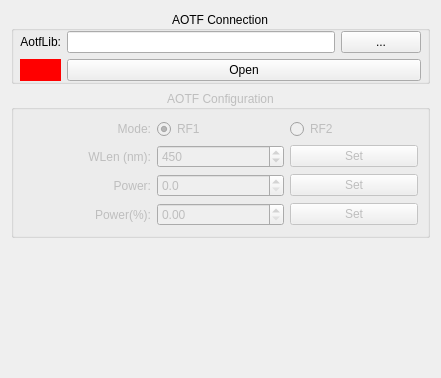
<?xml version="1.0" encoding="UTF-8"?>
<ui version="4.0">
 <class>AOTF_Config_Window</class>
 <widget class="QWidget" name="AOTF_Config_Window">
  <property name="geometry">
   <rect>
    <x>0</x>
    <y>0</y>
    <width>441</width>
    <height>378</height>
   </rect>
  </property>
  <property name="windowTitle">
   <string>AOTF Configuration</string>
  </property>
  <layout class="QVBoxLayout" name="verticalLayout_3">
   <item>
    <widget class="QGroupBox" name="groupBox_Conn">
     <property name="title">
      <string>AOTF Connection</string>
     </property>
     <property name="alignment">
      <set>Qt::AlignCenter</set>
     </property>
     <layout class="QVBoxLayout" name="verticalLayout_10">
      <property name="leftMargin">
       <number>0</number>
      </property>
      <property name="topMargin">
       <number>0</number>
      </property>
      <property name="rightMargin">
       <number>0</number>
      </property>
      <property name="bottomMargin">
       <number>0</number>
      </property>
      <item>
       <layout class="QGridLayout" name="gridLayout_3" columnstretch="0,1,0">
        <property name="leftMargin">
         <number>6</number>
        </property>
        <property name="rightMargin">
         <number>6</number>
        </property>
        <item row="0" column="1">
         <widget class="QLineEdit" name="lineEdit_LibPath"/>
        </item>
        <item row="1" column="0">
         <widget class="QLabel" name="label_Conn_Status">
          <property name="minimumSize">
           <size>
            <width>0</width>
            <height>0</height>
           </size>
          </property>
          <property name="maximumSize">
           <size>
            <width>16777215</width>
            <height>16777215</height>
           </size>
          </property>
          <property name="styleSheet">
           <string notr="true">background : red</string>
          </property>
          <property name="text">
           <string/>
          </property>
          <property name="alignment">
           <set>Qt::AlignCenter</set>
          </property>
         </widget>
        </item>
        <item row="0" column="0">
         <widget class="QLabel" name="label_37">
          <property name="text">
           <string>AotfLib:</string>
          </property>
          <property name="alignment">
           <set>Qt::AlignRight|Qt::AlignTrailing|Qt::AlignVCenter</set>
          </property>
         </widget>
        </item>
        <item row="0" column="2">
         <widget class="QPushButton" name="pushButton_LibLoc">
          <property name="text">
           <string>...</string>
          </property>
         </widget>
        </item>
        <item row="1" column="1" colspan="2">
         <widget class="QPushButton" name="pushButton_Conn">
          <property name="toolTip">
           <string>Load the DLL library (Windows Only)</string>
          </property>
          <property name="text">
           <string>Open</string>
          </property>
          <property name="checkable">
           <bool>true</bool>
          </property>
         </widget>
        </item>
       </layout>
      </item>
     </layout>
    </widget>
   </item>
   <item>
    <widget class="QGroupBox" name="groupBox_Config">
     <property name="enabled">
      <bool>false</bool>
     </property>
     <property name="title">
      <string>AOTF Configuration</string>
     </property>
     <property name="alignment">
      <set>Qt::AlignCenter</set>
     </property>
     <layout class="QVBoxLayout" name="verticalLayout">
      <item>
       <layout class="QGridLayout" name="gridLayout">
        <item row="0" column="0">
         <widget class="QLabel" name="label_12">
          <property name="text">
           <string>Mode:</string>
          </property>
          <property name="alignment">
           <set>Qt::AlignRight|Qt::AlignTrailing|Qt::AlignVCenter</set>
          </property>
         </widget>
        </item>
        <item row="0" column="1">
         <widget class="QRadioButton" name="radioButton_RF1">
          <property name="text">
           <string>RF1</string>
          </property>
          <property name="checked">
           <bool>true</bool>
          </property>
         </widget>
        </item>
        <item row="0" column="2">
         <widget class="QRadioButton" name="radioButton_RF2">
          <property name="text">
           <string>RF2</string>
          </property>
         </widget>
        </item>
        <item row="1" column="0">
         <widget class="QLabel" name="label_11">
          <property name="text">
           <string>WLen (nm):</string>
          </property>
          <property name="alignment">
           <set>Qt::AlignRight|Qt::AlignTrailing|Qt::AlignVCenter</set>
          </property>
         </widget>
        </item>
        <item row="1" column="1">
         <widget class="QSpinBox" name="spinBox_WaveLength">
          <property name="keyboardTracking">
           <bool>false</bool>
          </property>
          <property name="minimum">
           <number>400</number>
          </property>
          <property name="maximum">
           <number>2200</number>
          </property>
          <property name="singleStep">
           <number>100</number>
          </property>
          <property name="value">
           <number>450</number>
          </property>
         </widget>
        </item>
        <item row="1" column="2">
         <widget class="QPushButton" name="pushButton_SetWaveLength">
          <property name="text">
           <string>Set</string>
          </property>
         </widget>
        </item>
        <item row="2" column="0">
         <widget class="QLabel" name="label_13">
          <property name="text">
           <string>Power:</string>
          </property>
          <property name="alignment">
           <set>Qt::AlignRight|Qt::AlignTrailing|Qt::AlignVCenter</set>
          </property>
         </widget>
        </item>
        <item row="2" column="2">
         <widget class="QPushButton" name="pushButton_SetPower">
          <property name="text">
           <string>Set</string>
          </property>
         </widget>
        </item>
        <item row="3" column="0">
         <widget class="QLabel" name="label_14">
          <property name="text">
           <string>Power(%):</string>
          </property>
          <property name="alignment">
           <set>Qt::AlignRight|Qt::AlignTrailing|Qt::AlignVCenter</set>
          </property>
         </widget>
        </item>
        <item row="3" column="1">
         <widget class="QDoubleSpinBox" name="doubleSpinBox_PowerPerc">
          <property name="alignment">
           <set>Qt::AlignLeading|Qt::AlignLeft|Qt::AlignVCenter</set>
          </property>
          <property name="keyboardTracking">
           <bool>true</bool>
          </property>
          <property name="maximum">
           <double>100.000000000000000</double>
          </property>
         </widget>
        </item>
        <item row="3" column="2">
         <widget class="QPushButton" name="pushButton_SetPowerPerc">
          <property name="text">
           <string>Set</string>
          </property>
         </widget>
        </item>
        <item row="2" column="1">
         <widget class="QDoubleSpinBox" name="doubleSpinBox_Power">
          <property name="decimals">
           <number>1</number>
          </property>
          <property name="maximum">
           <double>16383.000000000000000</double>
          </property>
          <property name="singleStep">
           <double>100.000000000000000</double>
          </property>
         </widget>
        </item>
       </layout>
      </item>
     </layout>
    </widget>
   </item>
   <item>
    <spacer name="verticalSpacer">
     <property name="orientation">
      <enum>Qt::Vertical</enum>
     </property>
     <property name="sizeHint" stdset="0">
      <size>
       <width>20</width>
       <height>2</height>
      </size>
     </property>
    </spacer>
   </item>
  </layout>
 </widget>
 <tabstops>
  <tabstop>lineEdit_LibPath</tabstop>
  <tabstop>pushButton_LibLoc</tabstop>
  <tabstop>pushButton_Conn</tabstop>
  <tabstop>spinBox_WaveLength</tabstop>
  <tabstop>pushButton_SetWaveLength</tabstop>
  <tabstop>pushButton_SetPower</tabstop>
  <tabstop>doubleSpinBox_PowerPerc</tabstop>
  <tabstop>pushButton_SetPowerPerc</tabstop>
 </tabstops>
 <resources/>
 <connections/>
</ui>
